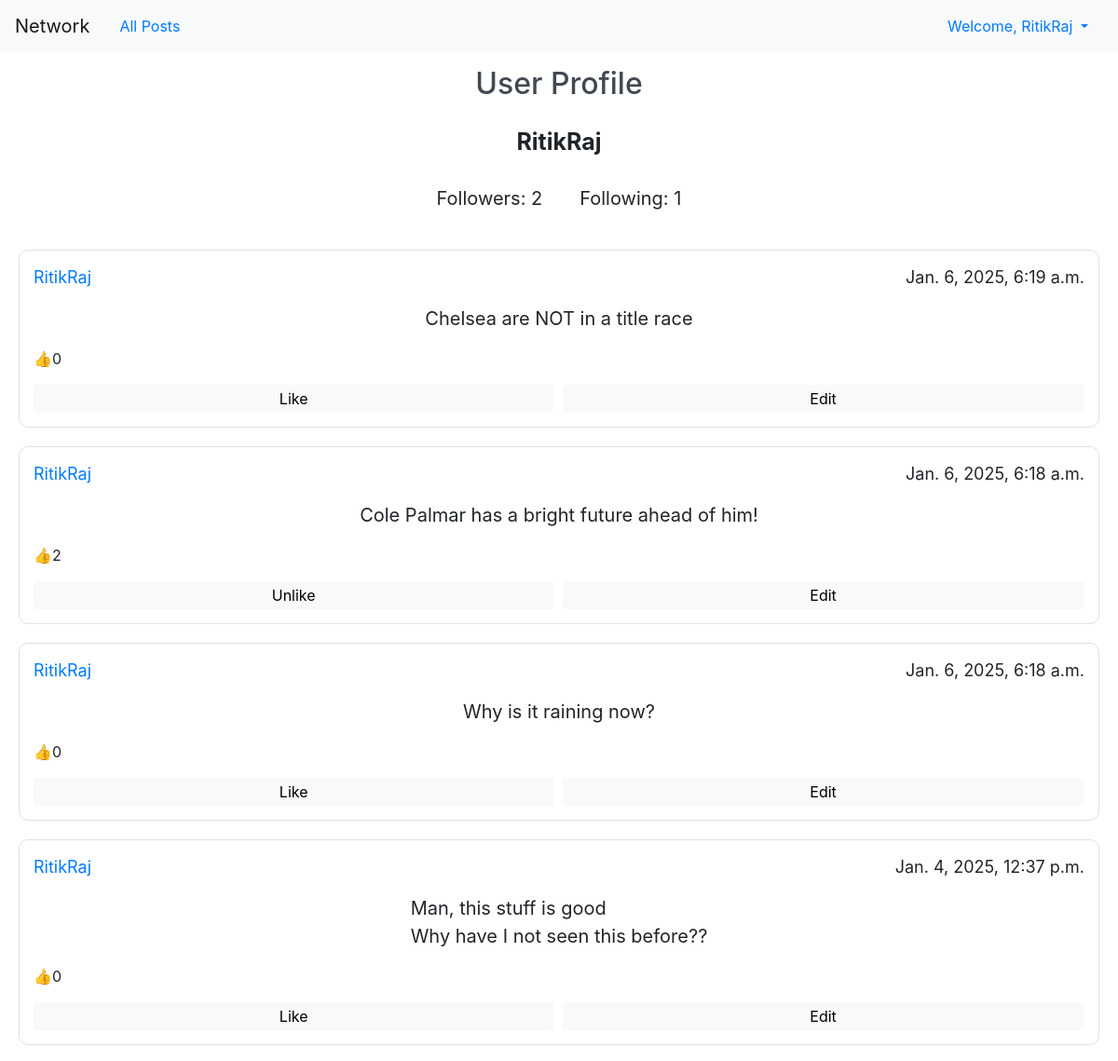
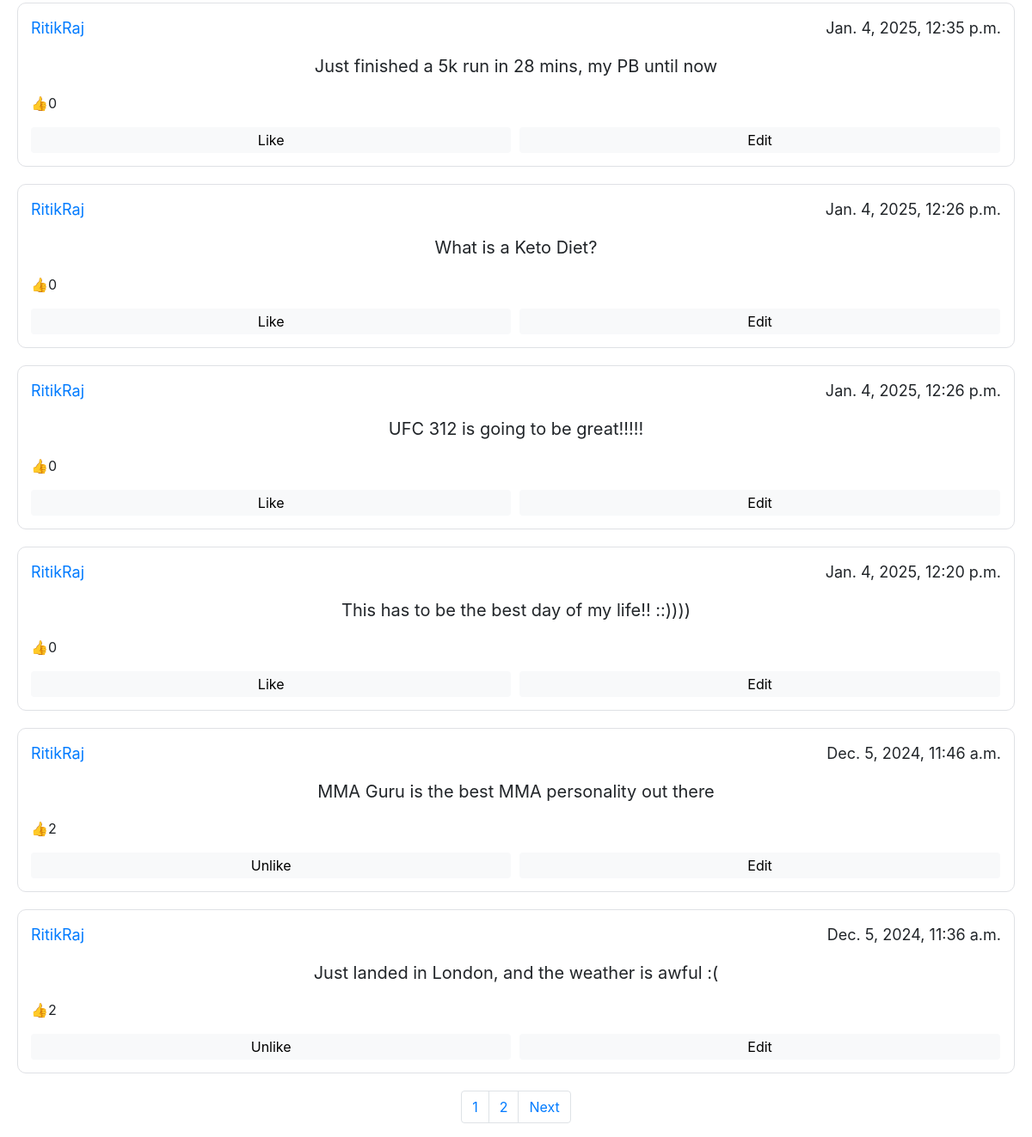
/profile/RitikRaj (signed in), run on the app's committed database (2 pictures, top to bottom).
### network/models.py (models this page shows, shortened)
class User(AbstractUser):
    user_pfp = models.URLField(max_length=5000 , blank=True)
    pass

class Post(models.Model):
    post_content = models.CharField(max_length=300)
    author = models.ForeignKey(User, on_delete=models.CASCADE)
    posted_date = models.DateTimeField(default=datetime.now)
    likes = models.ManyToManyField(User, blank=True, related_name="liked")

### network/views.py (the view, shortened to what this page needs)
# urls.py: path("profile/<str:name>", views.profile, name='profile'),
@csrf_exempt
def profile(request, name):
    try:
        user_object = User.objects.get(username= name)
    except User.DoesNotExist:
        return JsonResponse({"error": "Invalid Profile"}, status=400)
    if request.method=="GET":
        all_posts = Post.objects.filter(author=user_object)
        all_posts = all_posts.order_by('-posted_date')
        liked_users={}
        for liked in all_posts:
            liked_users[liked.id] = [user.username for user in liked.likes.all()]
        all_posts, totalpage, pagelist= pagination(request, all_posts)
        follow_instance= Follow.objects.filter(user=user_object)
        follower_count =0
        follower_list = []
        follower_name=[]
        for follow in follow_instance:
            follower_list.extend(follow.followers.all())
            follower_name.extend([follower.username for follower in follow.followers.all()])
        follower_count=len(follower_list)
        following_instance=Follow.objects.filter(followers=user_object)
        following_count= 0
        following_list=[]
        for following in following_instance:
            following_list.append(following.user)
        following_count= len(following_list)
        return render(request, 'network/profile.html', {
            "posts":all_posts,
            "totalpage":totalpage,
            "pagelist":pagelist,
            "user_details": user_object,
            "follower_count": follower_count,
            "follower_list": follower_list,
            "following_count": following_count,
            "following_list": following_list,
            "follower_name":follower_name,
            "likedUsers":liked_users,
        })

### network/templatetags/custom_filters.py (called while the page is built)
@register.filter
def get_item(dictionary, key):
    return dictionary.get(key, [])

### network/views.py (called while the page is built)
def pagination(request, data):
    paginator=Paginator(data, 10)
    page_number= request.GET.get('page')
    data= paginator.get_page(page_number)
    totalpages= data.paginator.num_pages
    pagelist=[n+1 for n in range(totalpages)]
    return (data, totalpages, pagelist)

### network/templates/network/profile.html (shortened to what this page needs)
{% extends "network/layout.html" %}
{% load static %}
{% block body %}
    <h2>User Profile</h2>
    <div id='userDetails'>
        <p id ='loggedUser'>{{user_details.username}}</p>
        <div id= 'followDetail'>
            <p id='followerCount'>Followers: <a id="follower_count">{{follower_count}}</a></p>
            <p id='followingCount'>Following: <a id="following_count">{{following_count}}</a></p>
        </div>
    </div>
{% endblock %}

### network/templates/network/layout.html (shortened to what this page needs)
{% load static %}
{% load custom_filters %}
<!DOCTYPE html>
<html lang="en">
    <head>
        <link rel="stylesheet" href="https://stackpath.bootstrapcdn.com/bootstrap/4.4.1/css/bootstrap.min.css">
        <link href="{% static 'network/styles.css' %}" rel="stylesheet">
    </head>
    <body>
        <nav class="navbar navbar-expand-lg navbar-light bg-light">
            <a class="navbar-brand" href="{% url 'index' %}">Network</a>
            <a class="nav-link" href="{% url 'index' %}">All Posts</a>
            <ul class='nav'>
                {% if user.is_authenticated %}
                    <li class="nav-item ms-auto dropdown">
                        <a class="nav-link dropdown-toggle" href="#" id="authDropdown" role="button" data-toggle="dropdown" aria-haspopup="true" aria-expanded="false">
                            Welcome, {{ request.user.username }}
                        </a>
                    </li>
                {% endif %}
            </ul>
        </nav>
        <div class="body">
            {% block body %}
            {% endblock %}
            {% if request.resolver_match.url_name in "profile following index" %}
                {% for post in posts %}
                    <div id='postID_{{post.id}}' class='post'>
                        <div id ='postUser'>
                            <p><a href= {% url 'profile' name=post.author%}>{{ post.author }}</a></p>
                            <p>{{ post.posted_date }}</p>
                        </div>
                        <div id='postContent'>
                            <p id='post_content_{{post.id}}'>{{ post.post_content }}</p>
                        </div>
                        <div id='likes'>
                            <p> &#128077 <p id='likeCount_{{post.id}}'>{{ post.likes.count }}</p></p>
                        </div>
                        <div id='button'>
                            {% if request.user.is_authenticated %}
                                {% if request.user.username in likedUsers|get_item:post.id %}
                                    <button class='likeButton' data-id= '{{post.id}}'>Unlike</button>
                                {% else %}
                                    <button class='likeButton' data-id= '{{post.id}}'>Like</button>
                                {% endif %}
                            {% endif %}
                            {% if request.user.username == post.author.username %}
                                <button class="edit_button" data-id='{{ post.id }}'>Edit</button>
                            {% endif %}
                        </div>
                    </div>
                {% endfor %}
                <nav aria-label="Page navigation example">
                    <ul class="pagination justify-content-center">
                        {% for n in pagelist%}
                            <li class="page-item"><a class="page-link" href="?page={{n}}">{{n}}</a></li>
                        {% endfor%}
                        {% if posts.has_next %}
                            <li class="page-item">
                                <a class="page-link" href="?page={{posts.next_page_number}}">Next</a>
                            </li>
                        {% endif %}
                    </ul>
                </nav>
            {% endif %}
        </div>
    </body>
</html>

### network/static/network/styles.css (style rules this page uses)
.navbar { display:flex; margin-bottom:15px }
.nav { display: flex; flex-grow:1; justify-content: end; }
h2 { display:flex; margin: 10px 50px; color:#434952; justify-content: center; }
#userDetails { display: flex; flex-direction: column; text-align: center; padding:10px; margin:15px; font-size: 20px; }
#loggedUser { font-size: 25px; font-weight: bold; }
#followDetail { display: flex; flex-direction: row; justify-content: center; }
#followerCount, #followingCount { margin: 10px 20px }
.followButton, #post_button, .likeButton, .edit_button { width: 120px; cursor:pointer; background-color: #f8f9fa; border-radius: 4px; }
.followButton:hover, #post_button, .likeButton, .edit_button { border-color: rgba(223,225,229,0); }
#button { display:flex; justify-content: flex-start; gap:10px; }
.likeButton, .edit_button { width: 49.5%; }
.post { border:1px solid #dfe1e5; display: flex; flex-direction: column; margin: 20px; padding: 15px; cursor: pointer; border-radius:10px; }
#postUser { display: flex; flex-direction: row; justify-content: space-between; font-size: 18px; }
#postContent { display: flex; font-size: 20px; white-space: pre-line; margin: none; justify-content: center; }
#likes { display: flex; flex-direction: row; }

### data on the page
User: user.username "RitikRaj", username "RitikRaj"
Post: author "RitikRaj", posted_date "Jan. 6, 2025, 6:19 a.m.", post_content "Chelsea are NOT in a title race", likes.count "0"
Post: author "RitikRaj", posted_date "Jan. 6, 2025, 6:18 a.m.", post_content "Cole Palmar has a bright future ahead of him!", likes.count "2"
Post: author "RitikRaj", posted_date "Jan. 6, 2025, 6:18 a.m.", post_content "Why is it raining now?", likes.count "0"
Post: author "RitikRaj", posted_date "Jan. 4, 2025, 12:37 p.m.", post_content "Man, this stuff is good Why have I not seen this before??", likes.count "0"
Post: author "RitikRaj", posted_date "Jan. 4, 2025, 12:35 p.m.", post_content "Just finished a 5k run in 28 mins, my PB until now", likes.count "0"
Post: author "RitikRaj", posted_date "Jan. 4, 2025, 12:26 p.m.", post_content "What is a Keto Diet?", likes.count "0"
Post: author "RitikRaj", posted_date "Jan. 4, 2025, 12:26 p.m.", post_content "UFC 312 is going to be great!!!!!", likes.count "0"
Post: author "RitikRaj", posted_date "Jan. 4, 2025, 12:20 p.m.", post_content "This has to be the best day of my life!! ::))))", likes.count "0"
Post: author "RitikRaj", posted_date "Dec. 5, 2024, 11:46 a.m.", post_content "MMA Guru is the best MMA personality out there", likes.count "2"
Post: author "RitikRaj", posted_date "Dec. 5, 2024, 11:36 a.m.", post_content "Just landed in London, and the weather is awful :(", likes.count "2"

### other printed values
{{ follower_count }} "2"
{{ following_count }} "1"
{{ n }} "1" "2"
